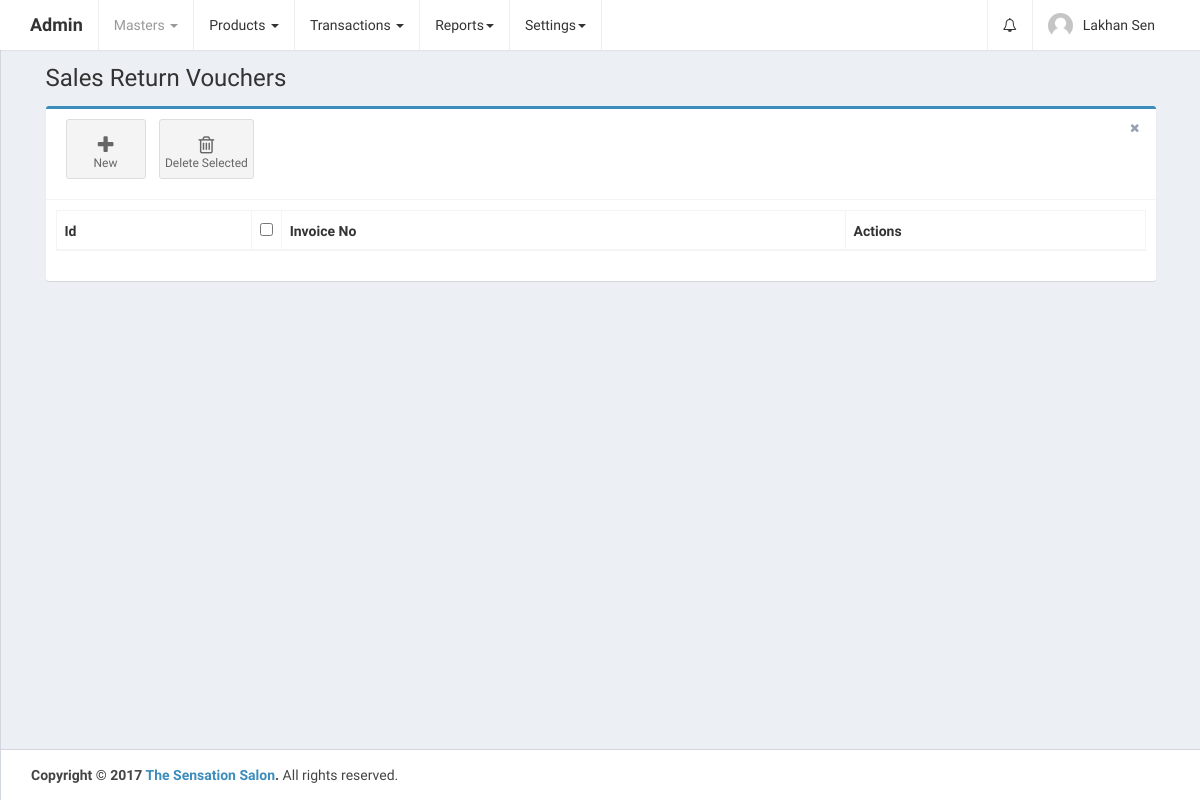
The page /home.php?controller=salesreturn&action=getbills (signed in) on the database as committed earlier.
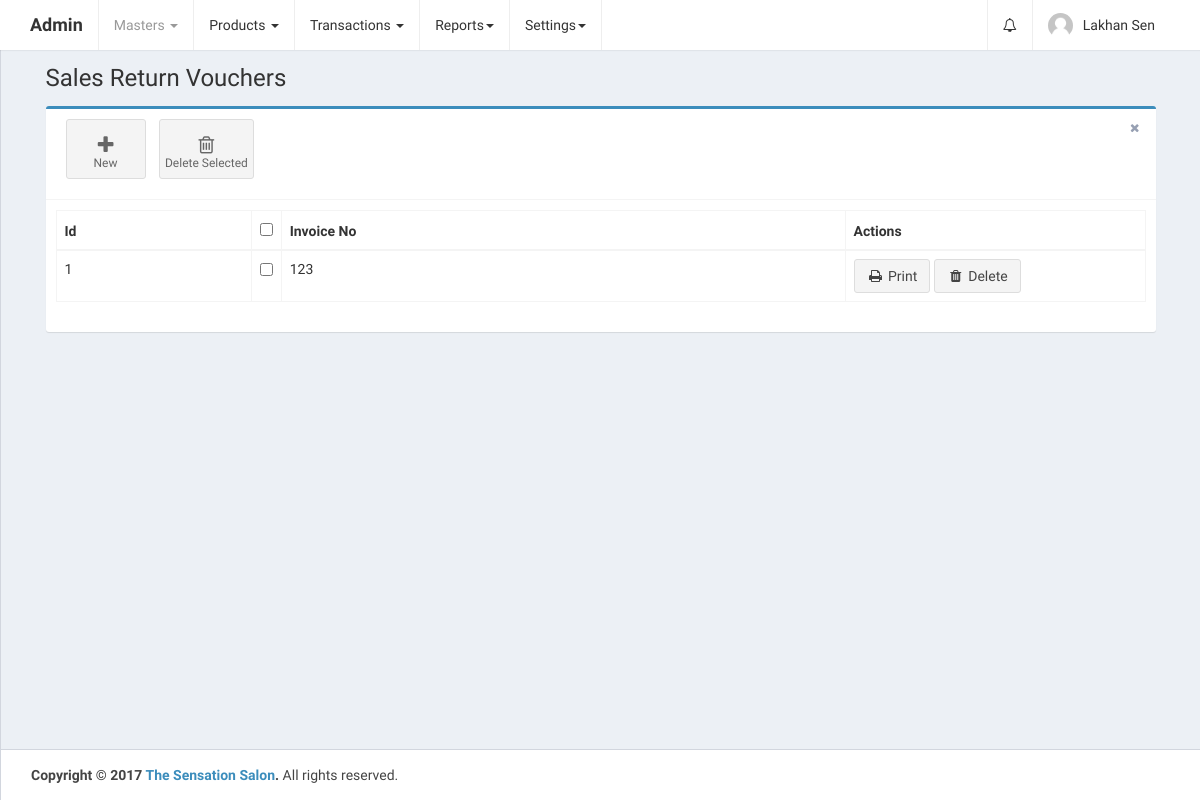
The same page on the database as committed later.
### tables this page shows
CREATE TABLE `sales_return_vouchers` (
  `id` int(11) UNSIGNED NOT NULL,
  `date` date DEFAULT NULL,
  `invoice_no` varchar(255) DEFAULT NULL,
  `invoice_date` date DEFAULT NULL,
  `sales_voucher_id` int(11) DEFAULT NULL,
  `products_data` longtext COMMENT 'product_id, target_account_id, product_name, hsn_code, mrp, qty, discount_percentage, discount_rs, cgst_percentage, cgst_rs, sgst_percentage, sgst_rs, igst_percentage, igst_rs, total_amount',
  `total_qty` int(11) DEFAULT NULL,
  `total_rate_per_unit` double DEFAULT NULL,
  `total_discount_percentage` double DEFAULT NULL,
  `total_discount_rs` double DEFAULT NULL,
  `total_cgst_percentage` double DEFAULT NULL,
  `total_cgst_rs` double DEFAULT NULL,
  `total_sgst_percentage` double DEFAULT NULL,
  `total_sgst_rs` double DEFAULT NULL,
  `total_igst_percentage` double DEFAULT NULL,
  `total_igst_rs` double DEFAULT NULL,
  `total_bill_amount` double DEFAULT NULL,
  `is_deleted` tinyint(1) NOT NULL DEFAULT '0',
  `created_at` datetime NOT NULL DEFAULT CURRENT_TIMESTAMP,
  `updated_at` datetime NOT NULL DEFAULT CURRENT_TIMESTAMP ON UPDATE CURRENT_TIMESTAMP
);

### controllers/SalesReturnController.php (called while the page is built, shortened)
<?php
class SalesReturnController {
    public $salesreturnobj;
    public function __construct() {
        require_once 'models/SalesReturn.php';
        $this->salesreturnobj = new SalesReturn();
    }
    public function getbills() {
        $sales_return_vouchers = array();
        $sales_return_vouchers_res = $this->salesreturnobj->getBills();
        if ($sales_return_vouchers_res->num_rows > 0) {
            while ($sales_return_voucher = $sales_return_vouchers_res->fetch_assoc()) {
                $sales_return_vouchers[] = $sales_return_voucher;
            }
        }
        require_once APP_DIR . '/views/layout.php';
    }
}
?>

### home.php (called while the page is built, shortened)
<?php
require_once 'config/database.php';
require_once 'config/routes.php';
?>

### config/Database.php (called while the page is built)
<?php
class Database {
    public function connect() {
        $conn = new mysqli('localhost', 'root', '', 'thesensationbeautycentre');
        if ($conn->connect_error) {
            die("Connection failed: " . $conn->connect_error);
        } else {
            return $conn;
        }
    }
}
?>

### models/SalesReturn.php (called while the page is built, shortened)
<?php
class SalesReturn {
    public $conn;
    public function __construct() {
        $db = new Database();
        $this->conn = $db->connect();
    }
    public function getBills() {
        $sales_voucherss = $this->conn->query('SELECT * FROM sales_return_vouchers ORDER BY id DESC');
        return $sales_voucherss;
    }
}
?>

### views/sales_return_bills.php (the view, shortened to what this page needs)
<link rel="stylesheet" href="public/plugins/datatables/dataTables.bootstrap.css">
<div class="row">
    <div class="col-xs-12">
        <div class="box box-primary">
            <div class="box-header with-border">
                <a class="btn btn-app" href="?controller=salesreturn&action=add">
                    <i class="fa fa-plus"></i> New
                </a>
                <button class="btn btn-app" id="delete_selected">
                    <i class="fa fa-trash-o"></i> Delete Selected
                </button>
                <div class="box-tools pull-right">
                    <button type="button" class="btn btn-box-tool" data-widget="remove"><i class="fa fa-times"></i></button>
                </div>
            </div>
            <div class="box-body">
                <div class="table-responsive">
                    <table id="sales_return_vouchers_table" class="table table-bordered table-hover" role="grid" aria-describedby="sales_return_vouchers_table_info">
                        <thead>
                            <tr>
                                <th>Id</th>
                                <th data-orderable="false" width="20px">
                                    <input type="checkbox" class="select-all">
                                </th>
                                <th>Invoice No</th>
                                <th data-orderable="false" width="300px">Actions</th>
                            </tr>
                        </thead>
                        <?php
                        if (isset($sales_return_vouchers)) {
                            ?>
                            <tbody>
                                <?php
                                foreach ($sales_return_vouchers as $sales_return_voucher) {
                                    ?>
                                    <tr id="tr_<?php echo $sales_return_voucher['id']; ?>">
                                        <td><?php echo $sales_return_voucher['id']; ?></td>
                                        <td><input type="checkbox" name="select_sales_return_vouchers[]" data-id="<?php echo $sales_return_voucher['id']; ?>"></td>
                                        <td><?php echo $sales_return_voucher['invoice_no']; ?></td>
                                        <td>
                                            <a href="?controller=salesreturn&action=printBill&id=<?php echo $sales_return_voucher['id']; ?>" class="btn btn-default" target="_blank"><i class="fa fa-fw fa-print"></i> Print</a>
                                            <a href="" class="delete btn btn-default" data-id="<?php echo $sales_return_voucher['id']; ?>"><i class="fa fa-fw fa-trash"></i> Delete</a>
                                        </td>
                                    </tr>
                                    <?php
                                }
                                ?>
                            </tbody>
                            <?php
                        }
                        ?>
                    </table>
                </div>
            </div>
        </div>
    </div>
</div>

Rows that differ between the two databases and show on the page:
added sales_return_vouchers: id "1", invoice_no "123"
